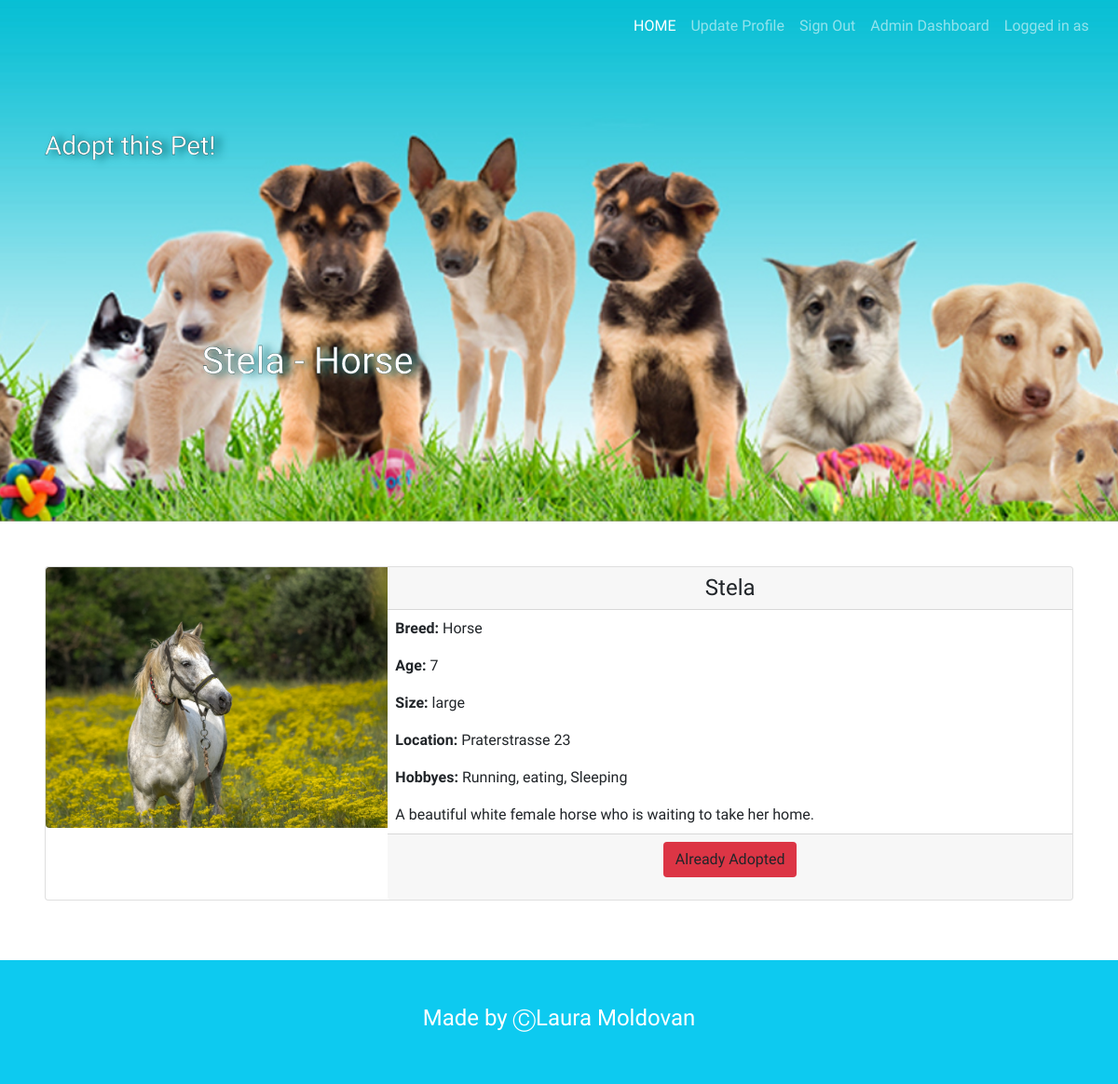
Page /details.php?id=8 (signed in) on the committed database.
### tables this page shows
CREATE TABLE `animals` (
  `id` int(11) NOT NULL PRIMARY KEY AUTO_INCREMENT,
  `name` varchar(255) NOT NULL,
  `breed` varchar(50) NOT NULL,
  `size` varchar(50) NOT NULL,
  `location` varchar(255) NOT NULL,
  `description` varchar(255) NOT NULL,
  `hobby` varchar(50) NOT NULL,
  `age` INT NOT NULL,
  `picture` varchar(255) DEFAULT NULL,
  `status` boolean DEFAULT 1
);

### details.php (the view, shortened to what this page needs)
<?php
require_once 'components/db_connect.php';
if ($_GET['id']) {
    $id = $_GET['id'];
    $sql = "SELECT * FROM animals WHERE id = {$id}";
    $result = mysqli_query($connect, $sql);
    if (mysqli_num_rows($result) == 1) {
        $data = mysqli_fetch_assoc($result);
        $name = $data['name'];
        $breed = $data['breed'];
        $size = $data["size"];
        $location = $data["location"];
        $description = $data["description"];
        $hobby = $data["hobby"];
        $age = $data["age"];
        $status = $data["status"];
        $picture = $data["picture"];
    } else {
        header("location: error.php");
    }
} else {
    header("location: error.php");
}
?>
<!DOCTYPE html>
<html lang="en">
<head>
    <?php require_once 'components/boot.php' ?>
    <link rel="stylesheet" type='text/css' href="css/style.css" />
</head>
<body>
    <header>
        <ul class="nav menu">
            <nav class="navbar navbar-expand-lg navbar-dark">
                <div class="container-fluid">
                    <div class="collapse navbar-collapse" id="navbarNav">
                        <ul class="navbar-nav">
                            <li class="nav-item">
                                <a class="nav-link active" aria-current="page" href="home.php">
                                    HOME
                                </a>
                            </li>
                            <li class="nav-item">
                                <a class="nav-link" href="update.php?id=<?php echo $row1['id'] ?>">
                                    Update Profile
                                </a>
                            </li>
                            <li class="nav-item">
                                <a class="nav-link" href="logout.php?logout">Sign Out</a>
                            </li>
                            <?php if (isset($_SESSION['adm']))
                                echo "<li class='nav-item'>
                                 <a class='nav-link' href='dashBoard.php'>Admin Dashboard</a></li>"
                            ?>
                            <li class="nav-item">
                                <a class="nav-link" href="#">Logged in as </br><?php echo $row1['fname'] . " " . $row1['lname']; ?></a>
                            </li>
                        </ul>
                    </div>
                </div>
            </nav>
        </ul>
        <div class="hero p-5">
            <h3>
                Adopt this Pet!
            </h3>
            <h1 class="text-center">
                <?php echo $name . " - " . $breed; ?>
            </h1>
        </div>
    </header>
    <main class="p-5">
        <div class="card mb-3">
            <div class="row g-0">
                <div class="col-md-4">
                    <img src="pictures/animals/<?php echo $picture; ?>" class="img-fluid rounded-start" alt="<?php echo $name; ?>">
                </div>
                <div class="col-md-8">
                    <h4 class='card-header text-center'><?php echo $name; ?></h4>
                    <div class='card-body p-2'>
                        <p class='card-text'><b> Breed: </b> <?php echo $breed; ?></p>
                        <p class='card-text'><b> Age: </b> <?php echo $age; ?></p>
                        <p class='card-text'><b> Size: </b> <?php echo $size; ?></p>
                        <p class='card-text'><b> Location: </b> <?php echo $location; ?></p>
                        <p class='card-text'><b> Hobbyes: </b> <?php echo $hobby; ?></p>
                        <p class='card-text'><?php echo $description; ?></p>
                    </div>
                    <div class='card-footer text-center'>
                       <?php if ($status == 1)
                            echo "<p class='btn btn-small bg-success' href='adopt.php'>Take me Home</p>";
                        else if ($status == 0)
                            echo "<p class='btn btn-small bg-danger' href='adopted.php'>Already Adopted</p>"
                        ?>
                            </div>
                        </div>
                    </div>
                </div>
    </main>
    <footer class=" p-5 bg-info">
        <p class="h4 text-center text-white">Made by <a href="#">&#x24B8Laura Moldovan</a></p>
    </footer>
</body>
</html>

### css/style.css (style rules this page uses)
body { font-family: 'Acme', sans-serif; }
header { background-image: url("../pictures/hero.jpg"); background-repeat: no-repeat; background-position: center; background-size: cover; }
.menu { position: relative; float: right; width: 45vw; }
.menu a { color: white; }
.hero { height: 70vh; display: flex; flex-direction: column; justify-content: space-around; -webkit-text-stroke: 0.3px #0a373a; text-shadow: 7px 1px 9px #05666d; color: white; }
footer a { text-decoration: none; color: white; }

### rows in the picture
animals: name "Stela", breed "Horse", picture (picture), age "7", size "large", location "Praterstrasse 23", hobby "Running, eating, Sleeping", description "A beautiful white female horse who is waiting to take her home."
